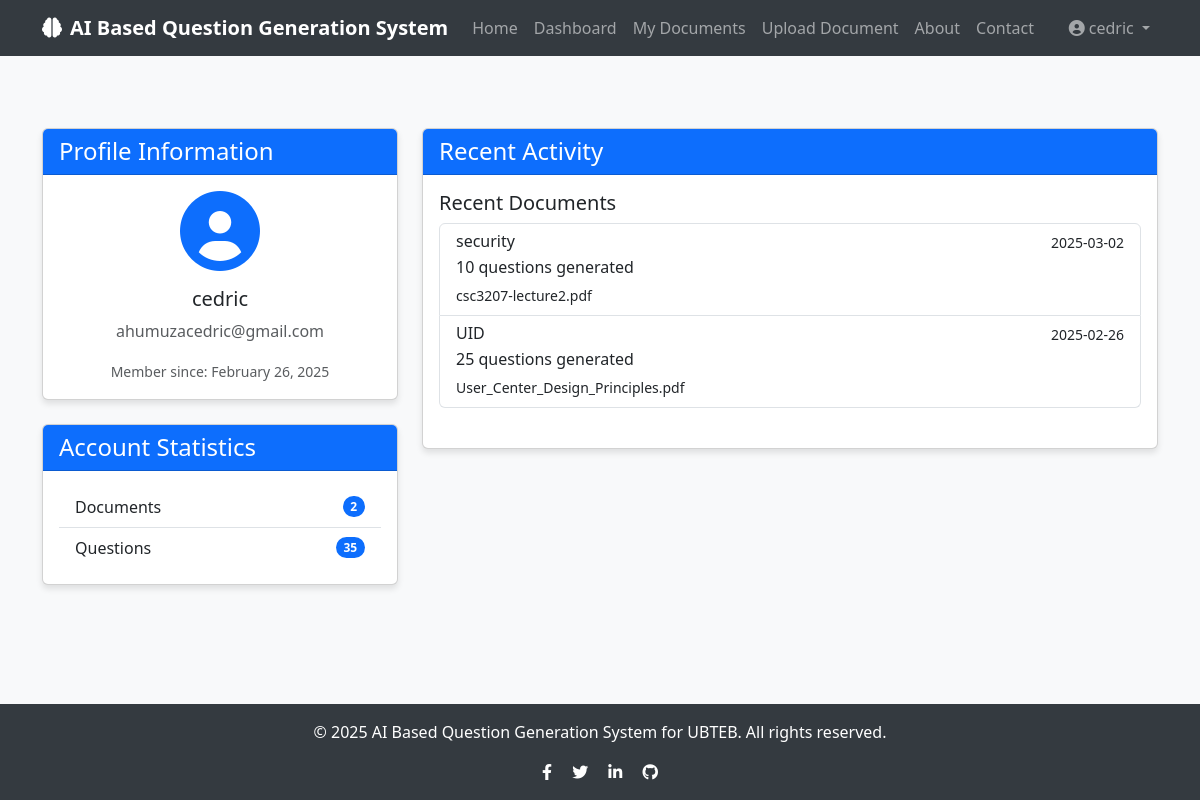
The app's page /profile (signed in), older data.
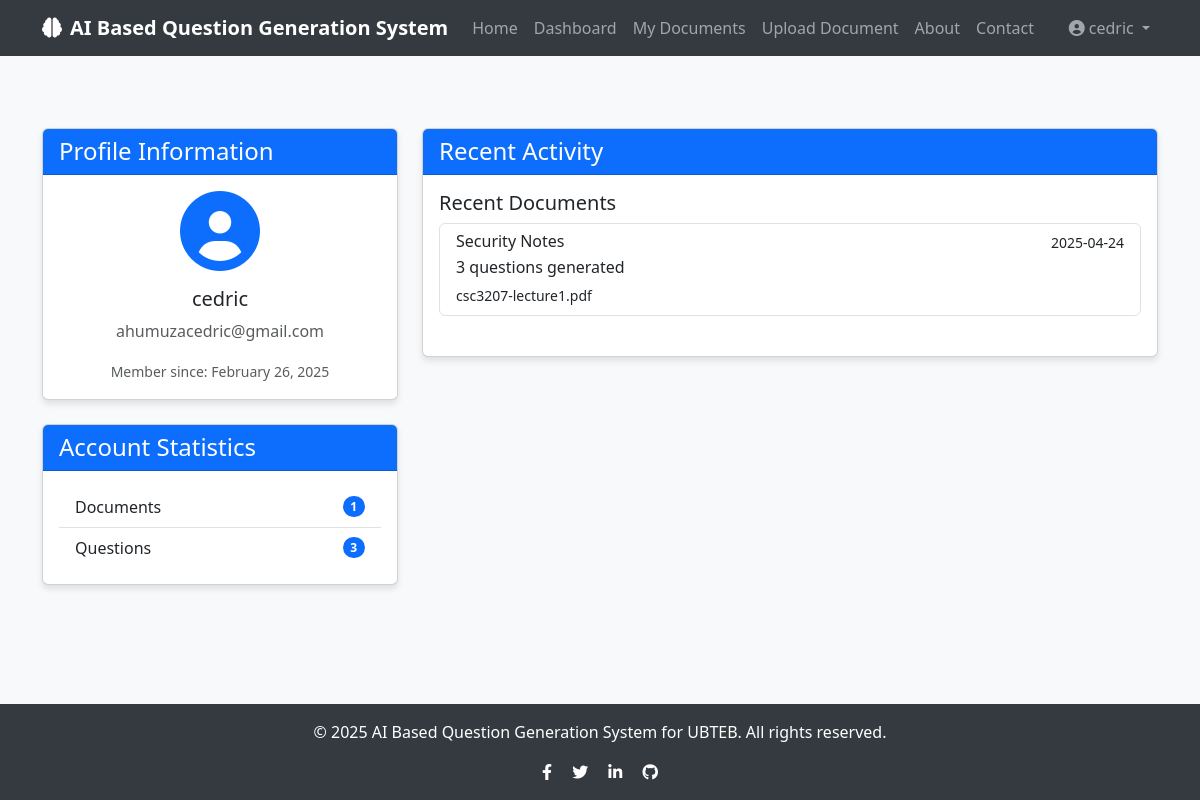
The same page, newer data.
### app/models/user.py (models this page shows, shortened)
class User(db.Model, UserMixin):
    id = db.Column(db.Integer, primary_key=True)
    username = db.Column(db.String(50), unique=True, nullable=False)
    email = db.Column(db.String(120), unique=True, nullable=False)
    password = db.Column(db.String(60), nullable=False)
    created_at = db.Column(db.DateTime, default=datetime.utcnow)
    documents = db.relationship('Document', backref='author', lazy=True, cascade="all, delete-orphan")
    questions = db.relationship('Question', backref='author', lazy=True, cascade="all, delete-orphan")

### app/models/document.py (models this page shows, shortened)
class Document(db.Model):
    id = db.Column(db.Integer, primary_key=True)
    title = db.Column(db.String(100), nullable=False)
    filename = db.Column(db.String(100), nullable=False)
    file_path = db.Column(db.String(255), nullable=False)
    content = db.Column(db.Text, nullable=False)
    created_at = db.Column(db.DateTime, default=datetime.utcnow)
    user_id = db.Column(db.Integer, db.ForeignKey('user.id'), nullable=False)
    questions = db.relationship('Question', backref='document', lazy=True, cascade="all, delete-orphan")

### app/routes/auth.py (the view)
@auth.route('/profile', methods=['GET', 'POST'])
@login_required
def profile():
    return render_template('auth/profile.html', user=current_user)

### app/models/user.py (called while the page is built)
@login_manager.user_loader
def load_user(user_id):
    return User.query.get(int(user_id))

### app/templates/auth/profile.html (shortened to what this page needs)
{% extends "base.html" %}
{% block content %}
<div class="container py-5">
    <div class="row">
        <div class="col-md-4">
            <div class="card mb-4">
                <div class="card-header bg-primary text-white">
                    <h4 class="mb-0">Profile Information</h4>
                </div>
                <div class="card-body text-center">
                    <div class="mb-3">
                        <i class="fas fa-user-circle fa-5x text-primary"></i>
                    </div>
                    <h5 class="card-title">{{ user.username }}</h5>
                    <p class="card-text text-muted">{{ user.email }}</p>
                    <p class="card-text">
                        <small class="text-muted">Member since: {{ user.created_at.strftime('%B %d, %Y') }}</small>
                    </p>
                </div>
            </div>
            <div class="card">
                <div class="card-header bg-primary text-white">
                    <h4 class="mb-0">Account Statistics</h4>
                </div>
                <div class="card-body">
                    <ul class="list-group list-group-flush">
                        <li class="list-group-item d-flex justify-content-between align-items-center">
                            Documents
                            <span class="badge bg-primary rounded-pill">{{ user.documents|length }}</span>
                        </li>
                        <li class="list-group-item d-flex justify-content-between align-items-center">
                            Questions
                            <span class="badge bg-primary rounded-pill">{{ user.questions|length }}</span>
                        </li>
                    </ul>
                </div>
            </div>
        </div>
        <div class="col-md-8">
            <div class="card">
                <div class="card-header bg-primary text-white">
                    <h4 class="mb-0">Recent Activity</h4>
                </div>
                <div class="card-body">
                    {% if user.documents %}
                        <h5 class="card-title">Recent Documents</h5>
                        <div class="list-group mb-4">
                            {% for document in user.documents|sort(attribute='created_at', reverse=True) %}
                                {% if loop.index <= 5 %}
                                <a href="{{ url_for('questions.view_document', document_id=document.id) }}" class="list-group-item list-group-item-action">
                                    <div class="d-flex w-100 justify-content-between">
                                        <h6 class="mb-1">{{ document.title }}</h6>
                                        <small>{{ document.created_at.strftime('%Y-%m-%d') }}</small>
                                    </div>
                                    <p class="mb-1">{{ document.questions|length }} questions generated</p>
                                    <small>{{ document.filename }}</small>
                                </a>
                                {% endif %}
                            {% endfor %}
                        </div>
                    {% else %}
                        <div class="alert alert-info">
                            <p class="mb-0">You haven't uploaded any documents yet. <a href="{{ url_for('questions.upload_document') }}">Upload your first document</a> to get started!</p>
                        </div>
                    {% endif %}
                </div>
            </div>
        </div>
    </div>
</div>
{% endblock %}

### app/templates/base.html (shortened to what this page needs)
<!DOCTYPE html>
<html lang="en">
<head>
    <link href="https://cdn.jsdelivr.net/npm/bootstrap@5.3.0/dist/css/bootstrap.min.css" rel="stylesheet">
    <link rel="stylesheet" href="https://cdnjs.cloudflare.com/ajax/libs/font-awesome/6.0.0/css/all.min.css">
</head>
<body>
    <nav class="navbar navbar-expand-lg navbar-dark mb-4">
        <div class="container">
            <a class="navbar-brand" href="{{ url_for('main.index') }}">
                <i class="fas fa-brain me-2"></i>AI Based Question Generation System
            </a>
            <div class="collapse navbar-collapse" id="navbarNav">
                <ul class="navbar-nav me-auto">
                    <li class="nav-item">
                        <a class="nav-link" href="{{ url_for('main.index') }}">Home</a>
                    </li>
                    {% if current_user.is_authenticated %}
                    <li class="nav-item">
                        <a class="nav-link" href="{{ url_for('main.dashboard') }}">Dashboard</a>
                    </li>
                    <li class="nav-item">
                        <a class="nav-link" href="{{ url_for('questions.list_documents') }}">My Documents</a>
                    </li>
                    <li class="nav-item">
                        <a class="nav-link" href="{{ url_for('questions.upload_document') }}">Upload Document</a>
                    </li>
                    {% endif %}
                    <li class="nav-item">
                        <a class="nav-link" href="{{ url_for('main.about') }}">About</a>
                    </li>
                    <li class="nav-item">
                        <a class="nav-link" href="{{ url_for('main.contact') }}">Contact</a>
                    </li>
                </ul>
                <ul class="navbar-nav">
                    {% if current_user.is_authenticated %}
                    <li class="nav-item dropdown">
                        <a class="nav-link dropdown-toggle" href="#" id="navbarDropdown" role="button" data-bs-toggle="dropdown" aria-expanded="false">
                            <i class="fas fa-user-circle me-1"></i>{{ current_user.username }}
                        </a>
                    </li>
                    {% endif %}
                </ul>
            </div>
        </div>
    </nav>
    <div class="content">
        {% block content %}{% endblock %}
    </div>
    <footer class="footer text-center">
        <div class="container">
            <div class="row">
                <div class="col-md-12">
                    <p>&copy; 2025 AI Based Question Generation System for UBTEB. All rights reserved.</p>
                    <div class="social-icons">
                        <a href="#" class="text-white me-3"><i class="fab fa-facebook-f"></i></a>
                        <a href="#" class="text-white me-3"><i class="fab fa-twitter"></i></a>
                        <a href="#" class="text-white me-3"><i class="fab fa-linkedin-in"></i></a>
                        <a href="#" class="text-white"><i class="fab fa-github"></i></a>
                    </div>
                </div>
            </div>
        </div>
    </footer>
</body>
</html>

### app/templates/base.html (style rules this page uses)
body { min-height: 100vh; display: flex; flex-direction: column; background-color: #f8f9fa; }
.content { flex: 1; }
.navbar { background-color: #343a40; }
.navbar-brand { font-weight: bold; color: #ffffff; }
.footer { background-color: #343a40; color: #ffffff; padding: 1rem 0; margin-top: 2rem; }
.card { box-shadow: 0 4px 6px rgba(0, 0, 0, 0.1); transition: all 0.3s ease; }

Row changes from the older to the newer data that the page shows:
removed Document: title "security", created_at "2025-03-02", questions|length "10", filename "csc3207-lecture2.pdf"
removed Document: title "UID", created_at "2025-02-26", questions|length "25", filename "User_Center_Design_Principles.pdf"
added Document: title "Security Notes", created_at "2025-04-24", questions|length "3", filename "csc3207-lecture1.pdf"
Text that changed along with them:
{{ user.documents|length }}: "2" → "1"
{{ user.questions|length }}: "35" → "3"
